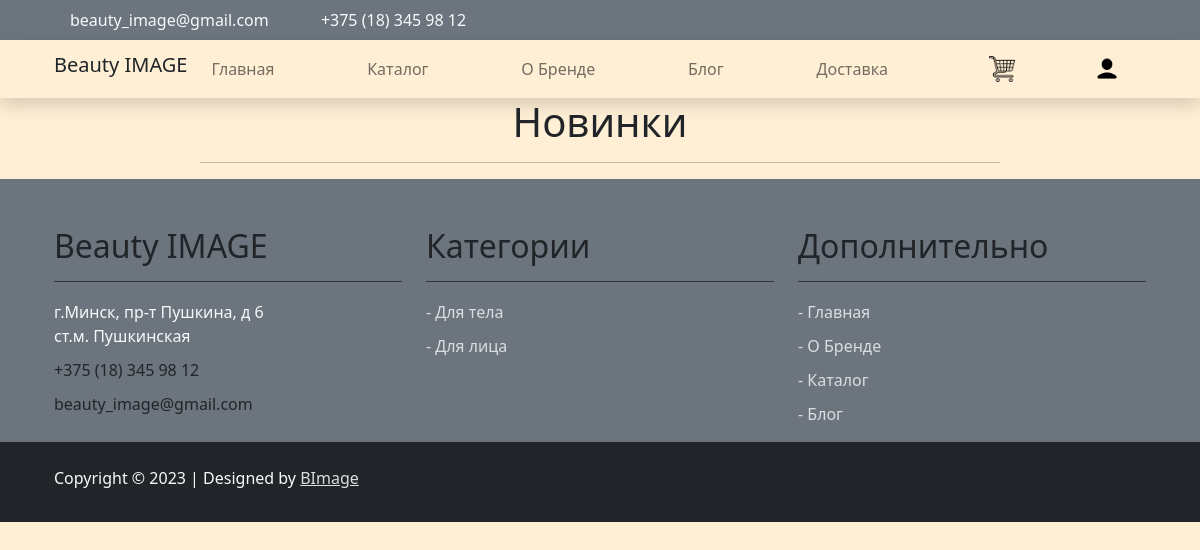
The page /blog/Новинки/ on the database as committed earlier.
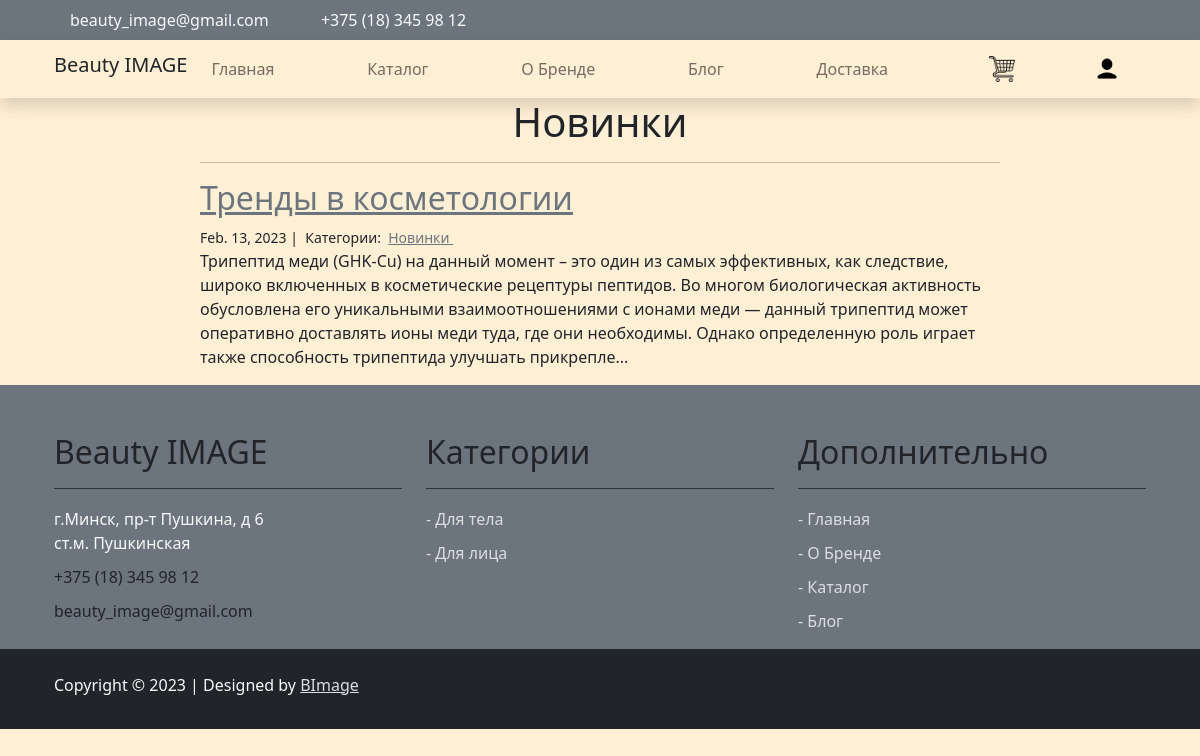
The same page on the database as committed later.
### blog/models.py (models this page shows, shortened)
class Category(models.Model):
    name = models.CharField(max_length=20)

class Post(models.Model):
    title = models.CharField(max_length=255)
    body = models.TextField()
    image = models.ImageField(upload_to='img/')
    created_on = models.DateTimeField(auto_now_add=True)
    last_modified = models.DateTimeField(auto_now=True)
    categories = models.ManyToManyField('Category', related_name='posts')

### blog/views.py (the view)
# urls.py: path('<category>/', views.blog_category, name='blog_category')
def blog_category(request, category):
    posts = Post.objects.filter(
        categories__name__contains=category
    ).order_by('-created_on')
    context = {
        "category": category,
        "posts": posts
    }
    return render(request, "blog_category.html", context)

### cart/context_processors.py (called while the page is built)
def cart(request):
    return {'cart': Cart(request)}

### blog/templates/blog_category.html (shortened to what this page needs)
{% extends "base.html" %}
{% load static %}
{% block page_content %}
<div class="col-md-8 offset-md-2">
    <h1 class="text-center">{{ category | title }}</h1>
    <hr>
    {% for post in posts %}
    <h2><a class="text-secondary" href="{% url 'blog_detail' post.pk%}">{{ post.title }}</a></h2>
    <small>
        {{ post.created_on.date }} |&nbsp;
        Категории:&nbsp;
        {% for category in post.categories.all %}
        <a class="text-secondary" href="{% url 'blog_category' category.name %}">
            {{ category.name }}
        </a>&nbsp;
        {% endfor %}
    </small>
    <p>{{ post.body | slice:":400" }}...</p>
    {% endfor %}
</div>
{% endblock %}

Rows that differ between the two databases and show on the page:
added Category: name "Новинки"
added Post: title "Тренды в косметологии", created_on "Feb. 13, 2023", body "Трипептид меди (GHK-Cu) на данный момент – это один из самых эффективных, как следствие, широко включенных в косметические рецептуры пептидов. Во многом биологическая активность обусловлена его уникальными взаимоотношениями с ионами меди — данный трипептид может оперативно доставлять ионы меди туда, где они необходимы. Однако определенную роль играет также способность трипептида улучшать прикрепле"
Other text that changed with them:
{{ category | title }}: "Новинки" → (not shown)
